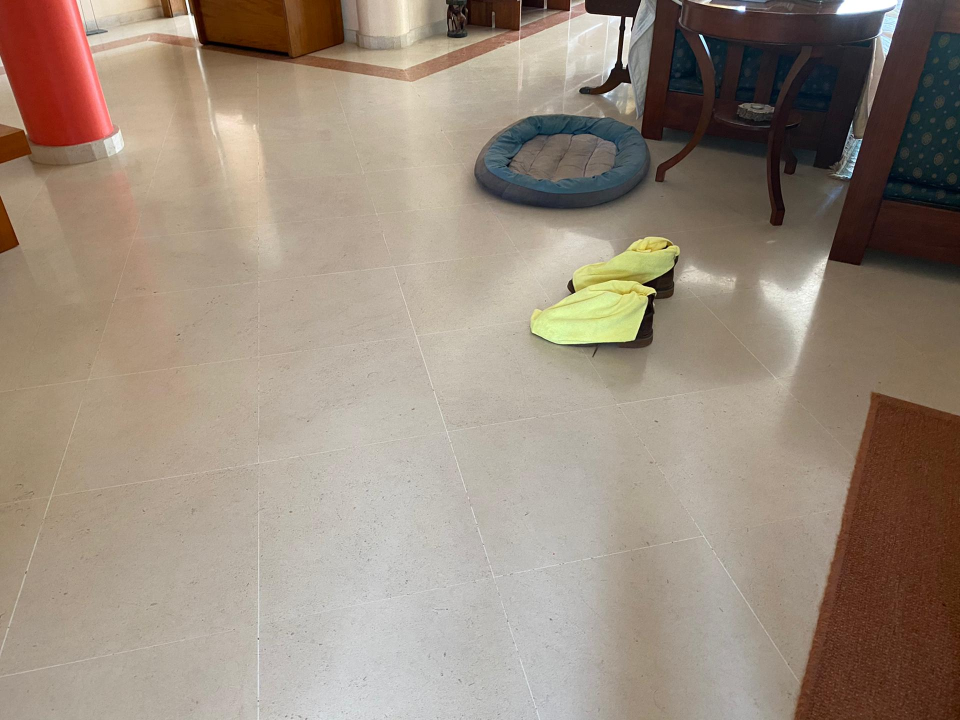
#> input picture resources/images/shoes_near.jpeg, 1920 x 1440 px (shown at 1/2 size)
$ python demo_center_of_mass.py
#> lines starting #> are read from the running program, lines starting #| are printed output that depends on the picture; after the words box and inside, x2 and y2 are one past the last pixel; in counts of white or black regions, pixels touching at a corner belong together
### manager/color_segmentation.py
import imutils
import numpy as np
import cv2


class ColorSegmentation(object):

    def __init__(self, hue=np.array([0, 255]), saturation=np.array([0, 255]), value=np.array([0, 255])):

        self._hue = hue
        self._saturation = saturation
        self._value = value

    @property
    def hue(self):
        return self._hue

    # [6 lines left out: function hue, not called in this run]

    @property
    def saturation(self):
        return self._saturation

    # [6 lines left out: function saturation, not called in this run]

    @property
    def value(self):
        return self._value

    # [6 lines left out: function value, not called in this run]

    def segmentation(self, img, use_mask=False):

        # Image filtering to remove impurities
        blur = cv2.blur(img, (5, 5))
        blur0 = cv2.medianBlur(blur, 5)
        blur1 = cv2.GaussianBlur(blur0, (5, 5), 0)
        blur2 = cv2.bilateralFilter(blur1, 9, 75, 75)

        # Convert to HSV space to lose dependency on lighting conditions
        hsv_img = cv2.cvtColor(blur2, cv2.COLOR_BGR2HSV)

        # Segment image according to hue, saturation and value bounds defined
        low_thresh = np.array([self._hue[0], self._saturation[0], self._value[0]])
        high_thresh = np.array([self._hue[1], self._saturation[1], self._value[1]])
        segmented_image = cv2.inRange(hsv_img, low_thresh, high_thresh)

        # If use_mask was given, show only segmented portion of initial image
        if use_mask:
            segmented_image = cv2.bitwise_and(img, img, mask=segmented_image)

        return segmented_image

    # [185 lines left out: functions still_segmentation_config, stream_segmentation_config, test_offline, test_online, not called in this run]


def detect_blobs_centers_of_mass(blobbed_image):
    contours = cv2.findContours(blobbed_image, cv2.RETR_EXTERNAL, cv2.CHAIN_APPROX_SIMPLE)
    contours = imutils.grab_contours(contours)
    centers = []
    for contour in contours:
        try:
            M = cv2.moments(contour)
            cX = int(M["m10"] / M["m00"])
            cY = int(M["m01"] / M["m00"])
            center = cX, cY
            centers.append(center)
        except ZeroDivisionError:
            pass
    return centers


# [80 lines left out: function find_segmented_centers, not called in this run]

# [3 lines that do not run on import are left out]

### manager/demo_center_of_mass.py
import cv2
import yaml
import numpy as np
import matplotlib.pyplot as plt

from color_segmentation import ColorSegmentation, detect_blobs_centers_of_mass, find_segmented_centers

if __name__ == '__main__':

    with open('config.yml', 'r') as file: config = yaml.load(file, Loader=yaml.FullLoader)
    hue = np.array(config["color segmentation"]["hue"])
    sat = np.array(config["color segmentation"]["sat"])
    val = np.array(config["color segmentation"]["val"])
    color_segmentation = ColorSegmentation(hue, sat, val)
    image = cv2.imread("../resources/images/shoes_near.jpeg")
#> image is the input picture: shape (1440, 1920, 3); mean B, G, R 124.7, 139, 153.6
    width = int(image.shape[1] * 0.2)
#> width = 384
    height = int(image.shape[0] * 0.2)
#> height = 288
    image = cv2.resize(image, (width, height), interpolation=cv2.INTER_AREA)
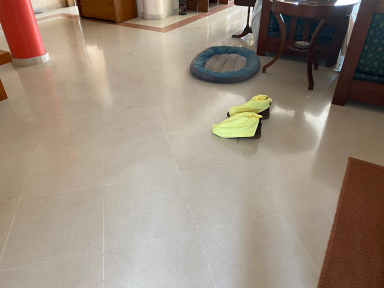
#> image: shape (288, 384, 3); mean B, G, R 124.7, 139, 153.6

    segmented_image = color_segmentation.segmentation(image)
#> in segmentation, `blur = cv2.blur(img, (5, 5))`:
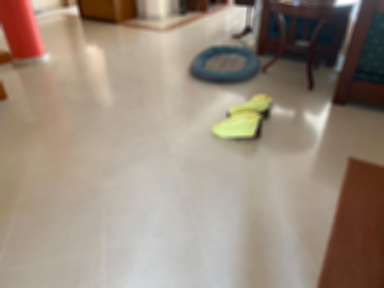
#> blur: shape (288, 384, 3); mean B, G, R 124.7, 139, 153.6
#> in segmentation, `hsv_img = cv2.cvtColor(blur2, cv2.COLOR_BGR2HSV)`: hsv_img: shape (288, 384, 3); mean H, S, V 25.1, 58.5, 154.4
#> in segmentation, `segmented_image = cv2.inRange(hsv_img, low_thresh, high_thresh)`:
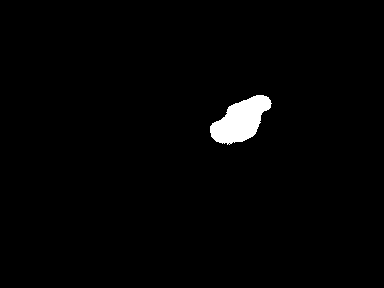
#> segmented_image: shape (288, 384); 1.6% white; 1 white region

    center = detect_blobs_centers_of_mass(segmented_image)[0]
#> in detect_blobs_centers_of_mass, `contours = cv2.findContours(blobbed_image, cv2.RETR_EXTERNAL, cv2.CHAI..`: contours = 1 contour; box (x1, y1, x2, y2) and area: (210, 95, 272, 145) 1722
#> the loop in detect_blobs_centers_of_mass, `for contour in contours:` made 1 pass
#> (cX, cY) on pass 1: (240, 120)
#> after the loop in detect_blobs_centers_of_mass, `for contour in contours:`: centers = [(240, 120)]
#> center = (240, 120)
    print(center)
#| (240, 120)
    plt.imshow(cv2.circle(image, center, 20, (255, 0, 0), thickness=2))
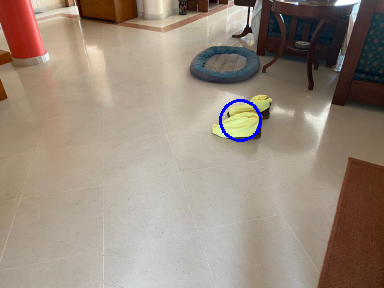
#> image: shape (288, 384, 3); 0.35% of pixels changed, all inside (x1, y1, x2, y2) = (219, 99, 262, 142)
    plt.show()
